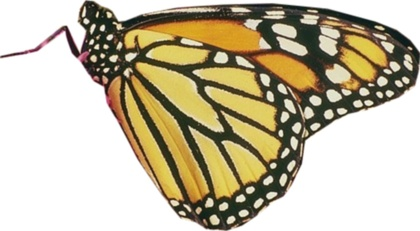
%> input picture m.jpg, 420 x 231 px, shrunk from 505 x 278 before the run
$ octave DEIS.m   (GNU Octave 9; MATLAB toolbox functions it lacks are replaced by stand-ins)
%> lines starting %> are read from the running program, lines starting %| are printed output that depends on the picture
### Image Quantization/ClusterCost.m
function [z, out] = ClusterCost(m, X)
% Calculate Distance Matrix
d = pdist2(X, m);
% Assign Clusters and Find Closest Distances
[dmin, ind] = min(d, [], 2);
% Sum of Within-Cluster Distance
WCD = sum(dmin);
z=WCD;
out.d=d;
out.dmin=dmin;
out.ind=ind;
out.WCD=WCD;
end

### DEIS.m
clear;
clc;
warning('off');
% Loading
img=imread('m.jpg');
%> img is the input picture: size 231x420x3 uint8; mean R, G, B 195.8, 186.9, 162.7
img=im2double(img);
%> img: size 231x420x3 double
gray=rgb2gray(img);
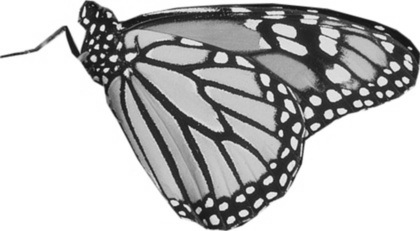
%> gray: size 231x420 double; min 0.0701, max 1, mean 0.732
gray=imadjust(gray);
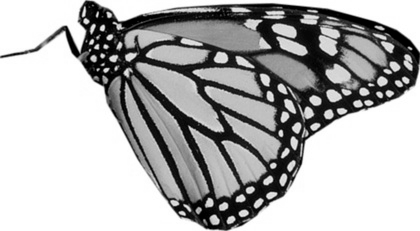
%> gray: size 231x420 double; min 0, max 1, mean 0.697
% Reshaping image to vector
X=gray(:);

%% Starting
k = 4; % Number of segments
tic
%---------------------------------------------------
CostFunction=@(m) ClusterCost(m, X);     % Cost Function
VarSize=[k size(X,2)];           % Decision Variables Matrix Size
%> VarSize = [4 1]
nVar=prod(VarSize);              % Number of Decision Variables
%> nVar = 4
VarMin= repmat(min(X),k,1);      % Lower Bound of Variables
%> VarMin = [0; 0; 0; 0]
VarMax= repmat(max(X),k,1);      % Upper Bound of Variables
%> VarMax = [1; 1; 1; 1]


% DE Parameters
MaxIt=100;         % Maximum Iterations
nPop=4;         % Population Size
%
beta_min=0.2;   % Lower Bound of Scaling Factor
beta_max=0.8;   % Upper Bound of Scaling Factor
pCR=0.2;        % Crossover Probability

% Start
empty_individual.Position=[];
empty_individual.Cost=[];
empty_individual.Out=[];
BestSol.Cost=inf;
pop=repmat(empty_individual,nPop,1);
for i=1:nPop
pop(i).Position=unifrnd(VarMin,VarMax,VarSize);
[pop(i).Cost, pop(i).Out]=CostFunction(pop(i).Position);
if pop(i).Cost<BestSol.Cost
BestSol=pop(i);
end
end
%> this loop made 4 passes
%> BestSol on pass 1: {Position [0.844 0.758 0.421 0.259], Cost 12426.4}
%> after the loop, pop = 4 items; Cost: 12426.4, 16147.5, 15045.1, 16190.4
BestRes=zeros(MaxIt,1);

% DE Body
for it=1:MaxIt
for i=1:nPop
x=pop(i).Position;
A=randperm(nPop);
A(A==i)=[];
a=A(1);
b=A(1);
c=A(1);
% Mutation
beta=unifrnd(beta_min,beta_max,VarSize);
y=pop(a).Position+beta.*(pop(b).Position-pop(c).Position);
y=max(y,VarMin);
y=min(y,VarMax);
% Crossover
z=zeros(size(x));
j0=randi([1 numel(x)]);
for j=1:numel(x)
if j==j0 || rand<=pCR
z(j)=y(j);
else
z(j)=x(j);
end
end
NewSol.Position=z;
[NewSol.Cost, NewSol.Out]=CostFunction(NewSol.Position);
if NewSol.Cost<pop(i).Cost
pop(i)=NewSol;
if pop(i).Cost<BestSol.Cost
BestSol=pop(i);
end
end
end
% Update Best Cost
BestCost(it)=BestSol.Cost;
% Iteration
disp(['In Iteration # ' num2str(it) ': Highest Cost IS = ' num2str(BestCost(it))]);
% DECenters=Res(X, BestSol);
end
%> this loop made 100 passes
%| In Iteration # 1: Highest Cost IS = 12426.4321
%| In Iteration # 2: Highest Cost IS = 10214.7903
%| In Iteration # 3: Highest Cost IS = 9644.5941
%| In Iteration # 4: Highest Cost IS = 9644.5941
%| In Iteration # 5: Highest Cost IS = 9644.5941
%| In Iteration # 6: Highest Cost IS = 9644.5941
%| In Iteration # 7: Highest Cost IS = 9644.5941
%| In Iteration # 8: Highest Cost IS = 9644.5941
%> (further printed lines are left out)
%> after the loop, A = [1 3 2]; BestCost = 100 values, max 12426.4 at index 1, min 9644.6 at index 3, mean 9678.1; BestSol = {Position [0.844 0.583 0.908 0.251], Cost 9644.6}; NewSol = {Position [0.844 0.583 0.908 0.251], Cost 9644.6}; pop = 4 items; Cost: 9644.6, 9644.6, 9644.6, 9644.6; z = [0.844; 0.583; 0.908; 0.251]
FAlbl=BestSol.Out.ind;

% Plot
% figure('Renderer', 'painters', 'Position', [50 50 250 250])
plot(BestCost,'k','LineWidth',2);
xlabel('Iteration');
ylabel('Best Cost');
ax = gca;
ax.FontSize = 12;
ax.FontWeight='bold';
grid on;
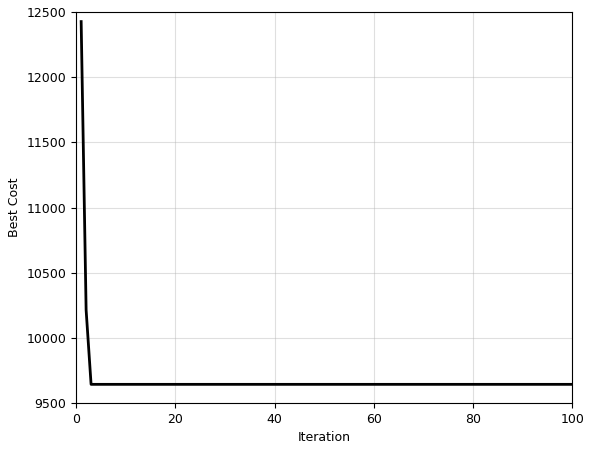
%> figure redrawn from the program's plot data; curve peaks at x = 1, y = 12426.4

%% Converting cluster centers and its indexes into image
gray2=reshape(FAlbl(:,1),size(gray));
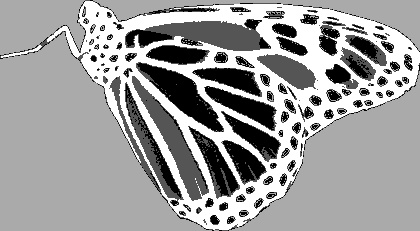
%> gray2: size 231x420 double; min 1, max 4, mean 2.86; drawn with min black and max white
segmented = label2rgb(gray2);
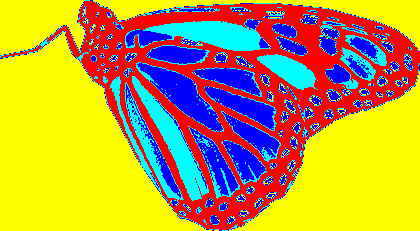
%> segmented: size 231x420x3 uint8; mean R, G, B 188.7, 156.4, 66.3
% Plot Results
figure;
subplot(1,2,1)
imshow(img,[]);title('Original');
subplot(1,2,2)
imshow(segmented,[]);title('Segmented Image');
toc
